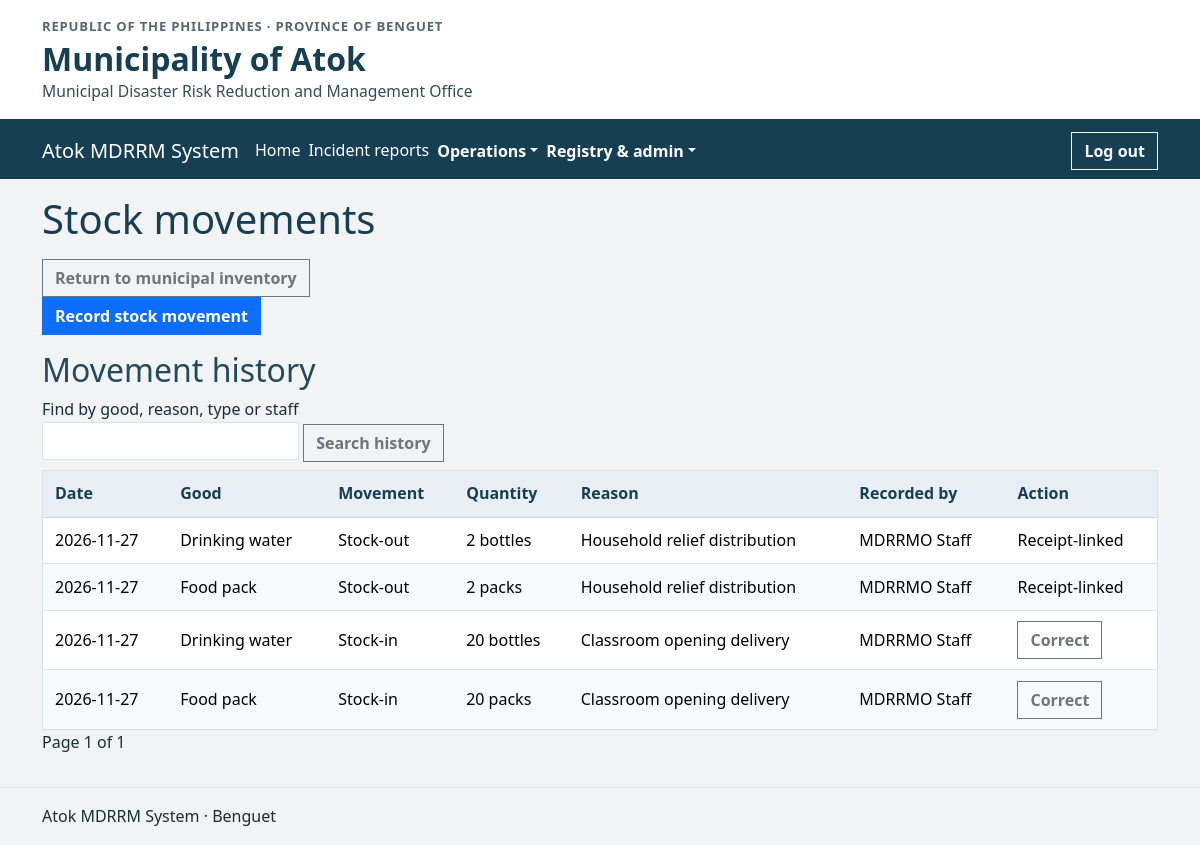
Screenshot of /relief_inventory/movements.php (signed in) with the database file from the repository.
### tables this page shows
CREATE TABLE stock_movements (
    id INT UNSIGNED AUTO_INCREMENT PRIMARY KEY,
    good_id INT UNSIGNED NOT NULL,
    direction ENUM('Stock-in','Stock-out') NOT NULL,
    quantity INT UNSIGNED NOT NULL,
    movement_date DATE NOT NULL,
    reason VARCHAR(255) NOT NULL,
    recorded_by INT UNSIGNED NOT NULL,
    corrects_movement_id INT UNSIGNED NULL UNIQUE,
    recorded_at TIMESTAMP NOT NULL DEFAULT CURRENT_TIMESTAMP,
    FOREIGN KEY (good_id) REFERENCES relief_goods(id),
    FOREIGN KEY (recorded_by) REFERENCES accounts(id),
    FOREIGN KEY (corrects_movement_id) REFERENCES stock_movements(id),
    INDEX (movement_date,id)
);

CREATE TABLE relief_goods (
    id INT UNSIGNED AUTO_INCREMENT PRIMARY KEY,
    name VARCHAR(100) NOT NULL,
    unit VARCHAR(40) NOT NULL,
    minimum_stock INT UNSIGNED NOT NULL DEFAULT 0,
    balance INT UNSIGNED NOT NULL DEFAULT 0,
    UNIQUE (name, unit)
);

CREATE TABLE accounts (
    id INT UNSIGNED AUTO_INCREMENT PRIMARY KEY,
    full_name VARCHAR(100) NOT NULL,
    email VARCHAR(254) NOT NULL UNIQUE,
    password_hash VARCHAR(255) NOT NULL,
    phone VARCHAR(13) NULL,
    role ENUM('staff','resident') NOT NULL,
    active BOOLEAN NOT NULL DEFAULT TRUE,
    must_change BOOLEAN NOT NULL DEFAULT TRUE,
    session_version INT UNSIGNED NOT NULL DEFAULT 1
);

### includes/session.php (called while the page is built, shortened)
<?php
function pageWindow(int $total, int $requestedPage, int $perPage = 10): array
{
    $pages = max(1, (int)ceil($total / $perPage));
    $page = min($pages, max(1, $requestedPage));
    return [$page, ($page - 1) * $perPage, $pages];
}
function h(mixed $value, int $flags = ENT_QUOTES | ENT_SUBSTITUTE, string $encoding = 'UTF-8'): string
{
    return htmlspecialchars((string)$value, $flags, $encoding);
}

### relief_inventory/movements.php (the view, shortened to what this page needs)
<?php
require __DIR__ . '/../includes/session.php';
$adding = ($_GET['action'] ?? '') === 'add';
$correcting = ($_GET['action'] ?? '') === 'correct';
$movementId = filter_input(INPUT_GET, 'id', FILTER_VALIDATE_INT);
$sourceMovement = null;
require __DIR__ . '/../includes/header.php';
?>
<h1>Stock movements</h1>
<a class="btn btn-outline-secondary" href="index.php">Return to municipal inventory</a>
<?php if ($correcting): ?>
<section class="form-panel col-md-8 my-3">
    <h2 class="h4">Correct movement #<?= (int)$sourceMovement['id'] ?></h2>
    <p><?= h($sourceMovement['movement_date'].' · '.$sourceMovement['name'].' · '.$sourceMovement['direction'].' · '.$sourceMovement['quantity'].' '.$sourceMovement['unit']) ?></p>
    <p>The original remains unchanged. This creates one full, opposite movement. Corrections of distribution-linked stock-outs are not allowed.</p>
    <?php if ($sourceMovement['corrected']): ?><p role="status">This movement already has a correction.</p>
    <?php elseif ($sourceMovement['distributed']): ?><p role="status">This movement is linked to a distribution receipt and cannot be reversed here.</p>
    <?php else: ?>
        <form method="post" action="?action=correct&amp;id=<?= (int)$movementId ?>" class="workflow-form">
            <?= csrfField() ?>
            <label class="d-block mb-3">Reason for correction<input class="form-control" name="reason" maxlength="200" required value="<?= h(posted('reason')) ?>"></label>
            <button class="btn btn-primary">Record compensating movement</button>
            <a class="btn btn-outline-secondary" href="movements.php">Cancel</a>
        </form>
    <?php endif; ?>
</section>
<?php else: ?>
<p><a class="btn btn-primary" href="?action=add">Record stock movement</a></p>
<h2 id="history">Movement history</h2>
<?php
$search = is_string($_GET['q'] ?? null) ? trim($_GET['q']) : '';
$term = searchPattern($search);
$from = " FROM stock_movements m JOIN relief_goods g ON g.id=m.good_id JOIN accounts a ON a.id=m.recorded_by
    WHERE g.name LIKE ? ESCAPE '!' OR m.reason LIKE ? ESCAPE '!' OR a.full_name LIKE ? ESCAPE '!' OR m.direction LIKE ? ESCAPE '!'";
$args = [$term,$term,$term,$term];
$query = $pdo->prepare('SELECT COUNT(*)' . $from);
$query->execute($args);
[$page, $offset, $pages] = pageWindow(
    (int)$query->fetchColumn(),
    (int)filter_input(INPUT_GET, 'page', FILTER_VALIDATE_INT)
);
$query = $pdo->prepare('SELECT m.*,g.name,g.unit,a.full_name,
        EXISTS(SELECT 1 FROM stock_movements c WHERE c.corrects_movement_id=m.id) AS corrected,
        EXISTS(SELECT 1 FROM distribution_items i WHERE i.movement_id=m.id) AS distributed' . $from . " ORDER BY m.movement_date DESC,m.id DESC LIMIT 10 OFFSET $offset");
$query->execute($args);
?>
<form method="get" action="#history" class="mb-2">
    <label>Find by good, reason, type or staff<input class="form-control" name="q" value="<?= h($search) ?>"></label>
    <button class="btn btn-outline-secondary">Search history</button>
</form>
<div class="table-responsive"><table class="table log-table">
    <thead><tr><th>Date</th><th>Good</th><th>Movement</th><th>Quantity</th><th>Reason</th><th>Recorded by</th><th>Action</th></tr></thead>
    <tbody>
        <?php foreach ($query as $row): ?>
            <tr>
                <td><?= h($row['movement_date']) ?></td><td><?= h($row['name']) ?></td>
                <td><?= h($row['direction']) ?></td><td><?= h($row['quantity'].' '.$row['unit']) ?></td>
                <td><?= h($row['reason']) ?></td><td><?= h($row['full_name']) ?></td>
                <td><?php if ($row['corrected']): ?>Corrected<?php elseif ($row['distributed']): ?>Receipt-linked<?php else: ?><a class="btn btn-outline-secondary" href="?action=correct&amp;id=<?= (int)$row['id'] ?>">Correct</a><?php endif; ?></td>
            </tr>
        <?php endforeach; ?>
    </tbody>
</table></div>
<p>Page <?= $page ?> of <?= $pages ?>
</p>
<?php endif; ?>
<?php require __DIR__ . '/../includes/footer.php'; ?>

### assets/css/site.css (style rules this page uses)
:root { --bs-border-radius: 0; --bs-border-radius-sm: 0; --bs-border-radius-lg: 0; --bs-border-radius-pill: 0; --atok-ink: #172d3b; --atok-navy: #173f54; --atok-teal: #175b59; --atok-border: #d7e1e5; --atok-page: #f1f3f5; --atok-surface: #fff; }
body { color: var(--atok-ink); background: var(--atok-page); line-height: 1.55; }
.navbar-toggler, .btn, .form-control, .form-select { border-radius: 0; }
.btn { font-weight: 600; }
main > p { max-width: 75ch; }
main h1 { color: var(--atok-navy); margin-bottom: 1rem; }
main h2 { color: #23495b; }
main .table { --bs-table-bg: transparent; margin-bottom: 0; }
main .table th, main .table td { padding: .65rem .75rem; vertical-align: middle; }
main .table thead th { background: #e8eef3; color: var(--atok-navy); border-bottom-color: #cfdae0; white-space: nowrap; }
main .table-responsive { border: 1px solid var(--atok-border); background: var(--atok-surface); }
main .table-responsive .table { margin-bottom: 0; }
main .table tbody tr:nth-child(even) > * { background-color: #f7f9fa; }
main .table tbody tr:last-child > * { border-bottom-width: 0; }
.log-table td { vertical-align: middle; }
.log-table tbody tr:nth-child(even) { background: #f5f7f8; }

### rows the page displays
stock_movements: movement_date "2026-11-27", good.name "Drinking water", direction "Stock-out", quantity.unit "2 bottles", reason "Household relief distribution", recorded_by.full_name "MDRRMO Staff", shows "Receipt-linked"
stock_movements: movement_date "2026-11-27", good.name "Food pack", direction "Stock-out", quantity.unit "2 packs", reason "Household relief distribution", recorded_by.full_name "MDRRMO Staff", shows "Receipt-linked"
stock_movements: movement_date "2026-11-27", good.name "Drinking water", direction "Stock-in", quantity.unit "20 bottles", reason "Classroom opening delivery", recorded_by.full_name "MDRRMO Staff"
stock_movements: movement_date "2026-11-27", good.name "Food pack", direction "Stock-in", quantity.unit "20 packs", reason "Classroom opening delivery", recorded_by.full_name "MDRRMO Staff"
accounts: id "1"

### other values shown
$pages "1"
